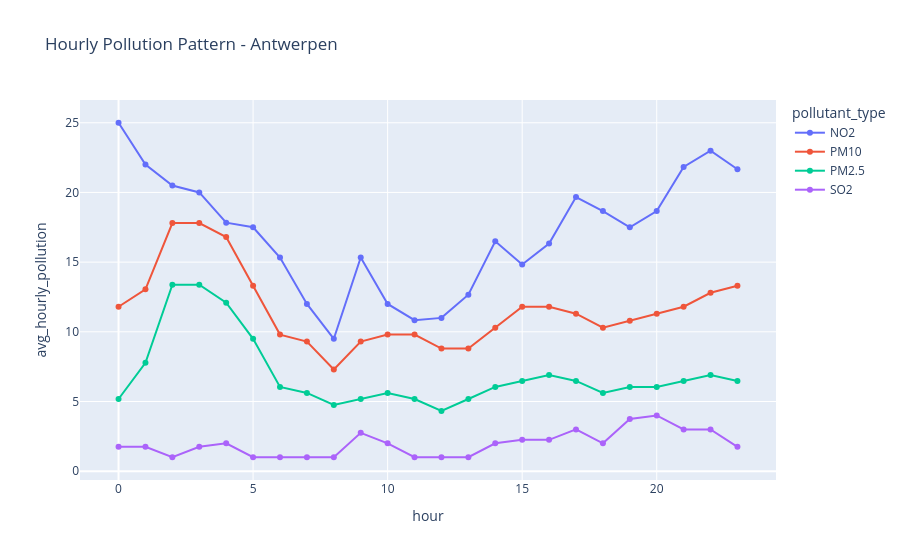

Source (notebook cell):
### Code cell
city = "Antwerpen"

df_city = hourly[hourly["city_name"] == city]

fig = px.line(
    df_city,
    x="hour",
    y="avg_hourly_pollution",
    color="pollutant_type",
    markers=True,
    title=f"Hourly Pollution Pattern - {city}"
)

fig.show()

### Figure 1 — Plotly figure (JSON) as saved in the notebook; plotly's stock layout.template omitted (floating-point values rounded to 4 significant figures)
{"data": [{"hovertemplate": "pollutant_type=NO2<br>hour=%{x}<br>avg_hourly_pollution=%{y}<extra></extra>", "legendgroup": "NO2", "line": {"color": "#636efa", "dash": "solid"}, "marker": {"symbol": "circle"}, "mode": "lines+markers", "name": "NO2", "orientation": "v", "showlegend": true, "type": "scatter", "x": [0, 1, 2, 3, 4, 5, 6, 7, 8, 9, 10, 11, 12, 13, 14, 15, 16, 17, 18, 19, 20, 21, 22, 23], "xaxis": "x", "y": [25.0, 22.0, 20.5, 20.0, 17.83, 17.5, 15.33, 12.0, 9.5, 15.33, 12.0, 10.83, 11.0, 12.67, 16.5, 14.83, 16.33, 19.67, 18.67, 17.5, 18.67, 21.83, 23.0, 21.67], "yaxis": "y"}, {"hovertemplate": "pollutant_type=PM10<br>hour=%{x}<br>avg_hourly_pollution=%{y}<extra></extra>", "legendgroup": "PM10", "line": {"color": "#EF553B", "dash": "solid"}, "marker": {"symbol": "circle"}, "mode": "lines+markers", "name": "PM10", "orientation": "v", "showlegend": true, "type": "scatter", "x": [0, 1, 2, 3, 4, 5, 6, 7, 8, 9, 10, 11, 12, 13, 14, 15, 16, 17, 18, 19, 20, 21, 22, 23], "xaxis": "x", "y": [11.8, 13.05, 17.8, 17.8, 16.8, 13.3, 9.8, 9.3, 7.3, 9.3, 9.8, 9.8, 8.8, 8.8, 10.3, 11.8, 11.8, 11.3, 10.3, 10.8, 11.3, 11.8, 12.8, 13.3], "yaxis": "y"}, {"hovertemplate": "pollutant_type=PM2.5<br>hour=%{x}<br>avg_hourly_pollution=%{y}<extra></extra>", "legendgroup": "PM2.5", "line": {"color": "#00cc96", "dash": "solid"}, "marker": {"symbol": "circle"}, "mode": "lines+markers", "name": "PM2.5", "orientation": "v", "showlegend": true, "type": "scatter", "x": [0, 1, 2, 3, 4, 5, 6, 7, 8, 9, 10, 11, 12, 13, 14, 15, 16, 17, 18, 19, 20, 21, 22, 23], "xaxis": "x", "y": [5.181, 7.771, 13.38, 13.38, 12.09, 9.498, 6.045, 5.613, 4.749, 5.181, 5.613, 5.181, 4.317, 5.181, 6.045, 6.476, 6.908, 6.476, 5.613, 6.045, 6.045, 6.476, 6.908, 6.476], "yaxis": "y"}, {"hovertemplate": "pollutant_type=SO2<br>hour=%{x}<br>avg_hourly_pollution=%{y}<extra></extra>", "legendgroup": "SO2", "line": {"color": "#ab63fa", "dash": "solid"}, "marker": {"symbol": "circle"}, "mode": "lines+markers", "name": "SO2", "orientation": "v", "showlegend": true, "type": "scatter", "x": [0, 1, 2, 3, 4, 5, 6, 7, 8, 9, 10, 11, 12, 13, 14, 15, 16, 17, 18, 19, 20, 21, 22, 23], "xaxis": "x", "y": [1.75, 1.75, 1.0, 1.75, 2.0, 1.0, 1.0, 1.0, 1.0, 2.75, 2.0, 1.0, 1.0, 1.0, 2.0, 2.25, 2.25, 3.0, 2.0, 3.75, 4.0, 3.0, 3.0, 1.75], "yaxis": "y"}], "layout": {"legend": {"title": {"text": "pollutant_type"}, "tracegroupgap": 0}, "title": {"text": "Hourly Pollution Pattern - Antwerpen"}, "xaxis": {"anchor": "y", "domain": [0, 1], "title": {"text": "hour"}}, "yaxis": {"anchor": "x", "domain": [0, 1], "title": {"text": "avg_hourly_pollution"}}}}
